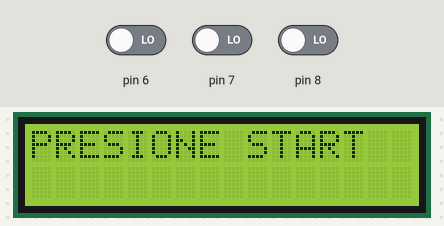
Simulated run of this sketch. Board: Arduino Uno, built with avr-gcc and run on an emulated ATmega328P. On the bench: 16×2 character LCD. The inputs (shaded band) are chosen by the test bench; at power-on: pin 6 LOW, pin 7 LOW, pin 8 LOW.

Above: at 4.3 s.
4.4 s: pin 6 driven HIGH
At 5.2 s:
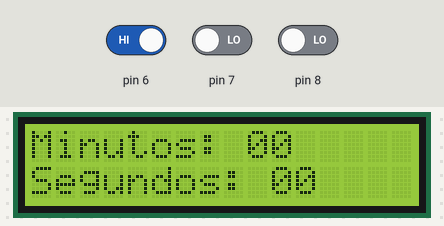
7.4 s: pin 7 driven HIGH
At 8.4 s:
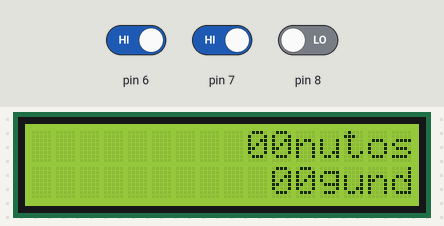
10.4 s: pin 7 driven LOW
At 12.1 s:
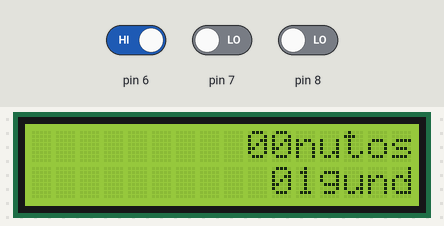
13.4 s: pin 7 driven HIGH
At 14.1 s:
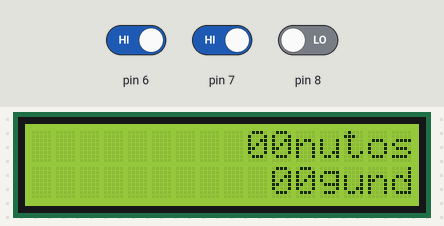
16.4 s: pin 6 driven LOW
17.9 s: pin 6 driven HIGH
Timing chart, 0 to 20.9 s (numbered marks = the images above; inputs shaded):
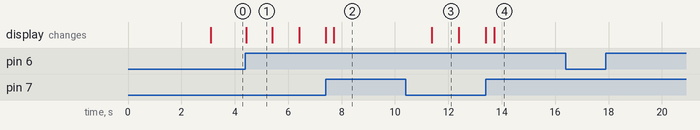

The sketch:

Cronometro_1.1.ino
```cpp
#include<Wire.h>
#include <LiquidCrystal_I2C.h>
LiquidCrystal_I2C lcd(0x27,16,2);
//variable LCD
const byte columna = 0;
byte fila;
const byte columna2 = 1;
byte fila2;
String contenido1;
String contenido2;
//Variables pulsadores
boolean est_start;
boolean est_reset;
boolean est_stop;
//RESET DE MILLIS
extern volatile unsigned long timer0_millis;
unsigned long new_value = 0;

void setup() {
  lcd.init();
  lcd.backlight();
  pinMode(6, INPUT);
  pinMode(7, INPUT);
  pinMode(8, INPUT);
  contenido1= "INICIANDO";
  contenido2= "CRONOMETRO";
  Visual();
  delay(3000);
  contenido1= "PRESIONE START";
  contenido2= "";
  Visual();
}

void loop() {
  pulsadores();
  if(est_start == 1){
    start();
  }
}

void pulsadores(){
  est_start = digitalRead(6);
  est_stop = digitalRead(7);
  est_reset = digitalRead(8);
}

void menu(){

}

void Visual(){    //Configuro lo que se visualizara en el LCD
  lcd.clear();
  lcd.setCursor(fila,columna);
  lcd.print(contenido1);
  lcd.setCursor(fila2,columna2);
  lcd.print(contenido2);
}

void Visual2(){    //Configuro lo que se visualizara en el LCD
  lcd.setCursor(fila,columna);
  lcd.print(contenido1);
  lcd.setCursor(fila2,columna2);
  lcd.print(contenido2);
}

void start(){
    setMillis(new_value);
    byte val = 1;
    contenido1 = "Minutos: ";
    contenido2 = "Segundos: ";
    int v_segundo;
    int v_minuto;
    Visual();
    while(val == 1){
      unsigned long tiempo = millis();
      int segundo = tiempo/1000;
      int minuto = segundo/60;
      int hora = minuto/60;
      fila = 9;
      v_minuto = minuto -(60*hora);
      if(v_minuto<10){
          contenido1= "0" + String(v_minuto);
      }else{
          contenido1 = v_minuto;
      }
      fila2 = 10;
      v_segundo = segundo -(60*minuto);
      if(v_segundo<10){
          contenido2= "0" + String(v_segundo);
      }else{
          contenido2 = v_segundo;
      }
      Visual2();
      pulsadores();
      if(est_stop == 1){
        val = 0;
      }
    }
}


void setMillis(unsigned long new_millis){
  uint8_t oldSREG = SREG;
  cli();
  timer0_millis = new_millis;
  SREG = oldSREG;
}
```

Measured:
- after the input at 4.4 s, the display: changes at once (image 1)
- after the input at 7.4 s, the display: first differs from a run without the input after 0.31 s (image 2)
- after the input at 10.4 s, the display: changes after 0.98 s (image 3)
- after the input at 16.4 s, every drawn part: stays the same
- after the input at 17.9 s, every drawn part: stays the same
- what the display in image 1 shows lasts 1.0 s, from 4.4 s to 5.4 s
